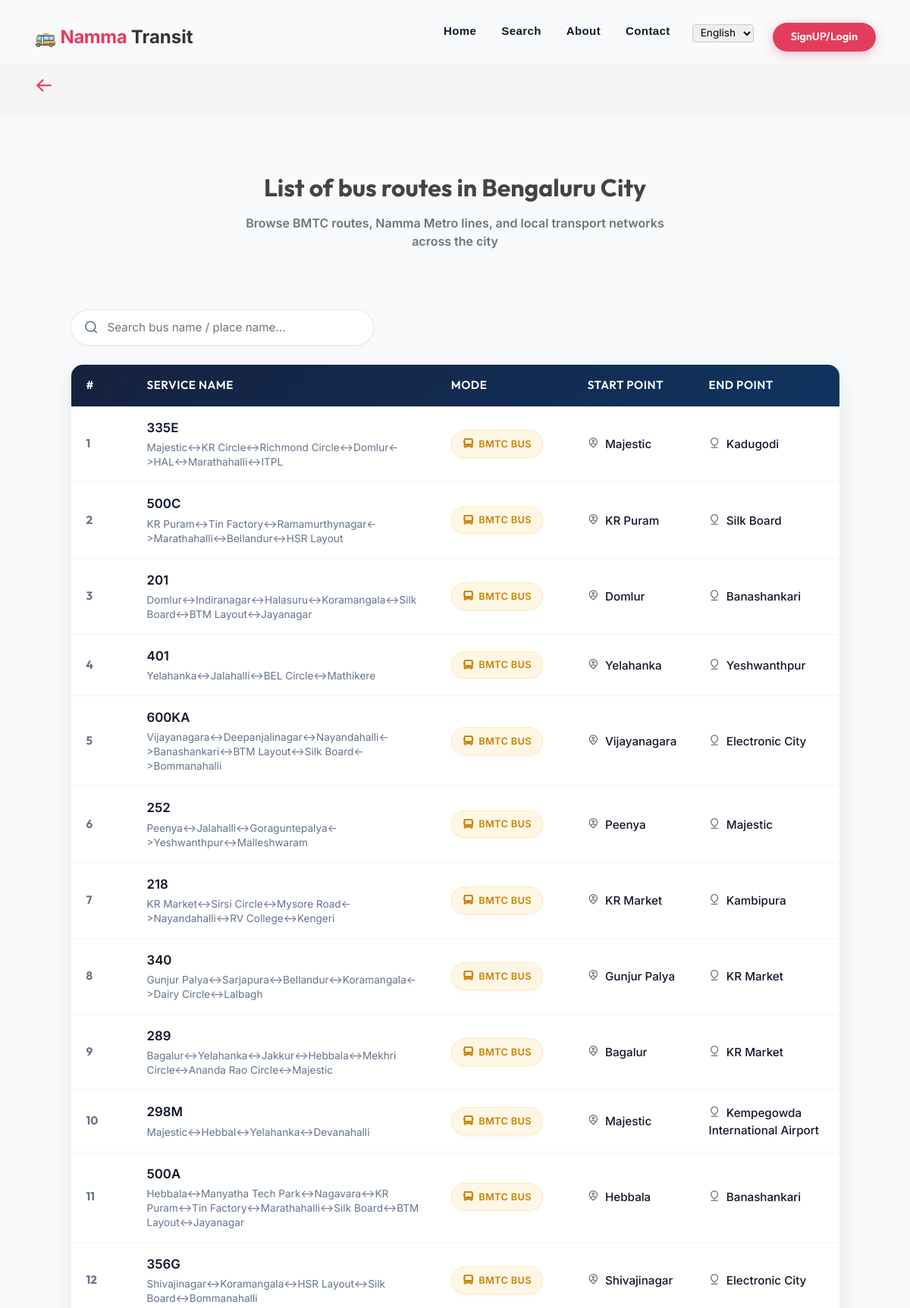
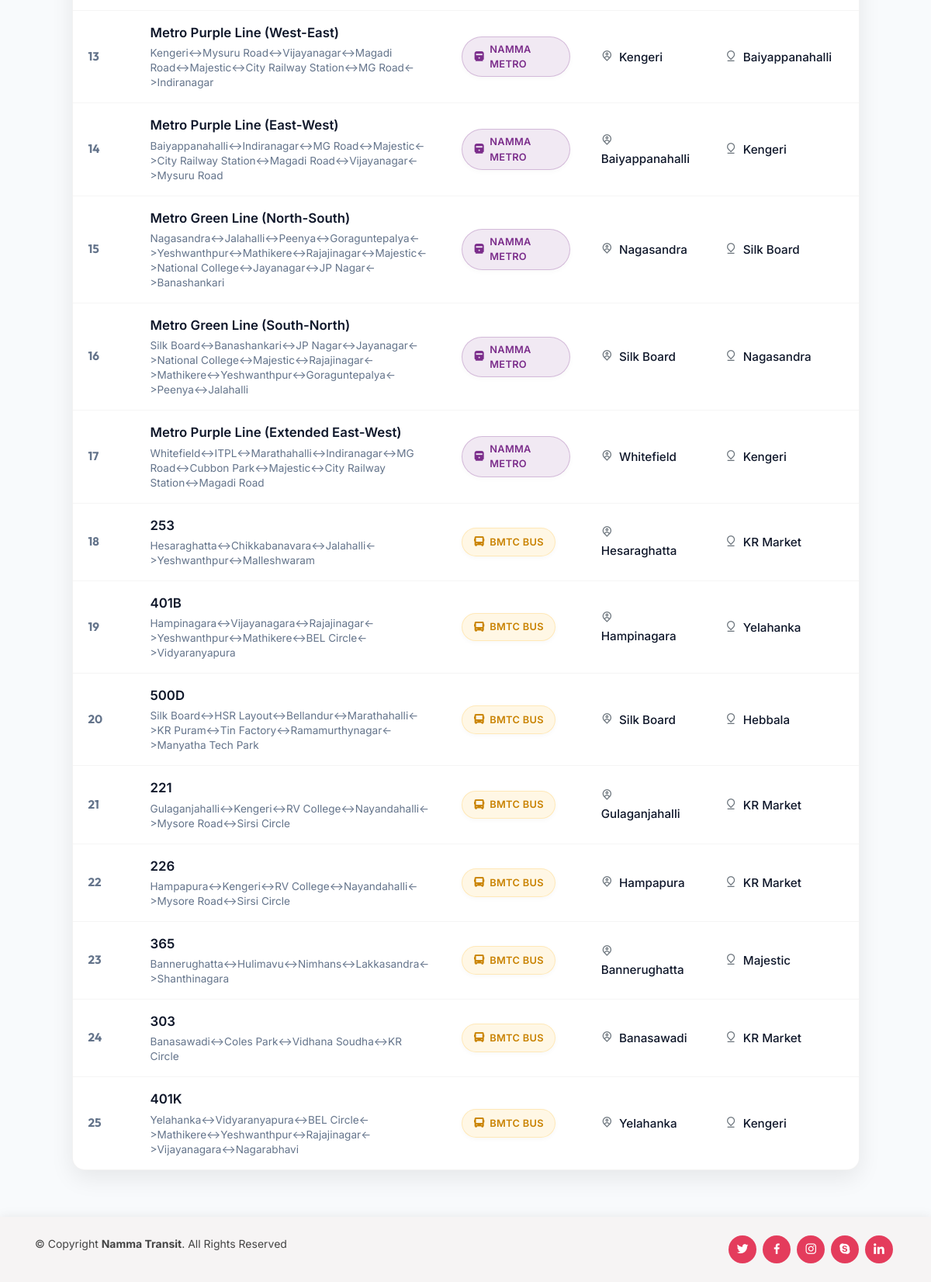
Page /smartTracking/allbuses/ on the committed database (2 pictures, top to bottom).
### home_page/models.py (models this page shows)
class BusInformation(models.Model):
    bus_id = models.AutoField(primary_key=True)
    bus_name = models.CharField(max_length=255)
    bus_sourcetodestination = models.CharField(max_length=80)
    bus_viaroad = models.TextField()
    bus_type = models.CharField(max_length=15)
    mode = models.CharField(max_length=10, choices=TransportMode.choices, default=TransportMode.BUS)
    route_id = models.ForeignKey('Route', on_delete=models.CASCADE)

### smartTracking/views.py (the view)
# urls.py: path('allbuses/', views.allbuses, name='allbuses'),
def allbuses(request):
    buses_list = []
    for bus in BusInformation.objects.all():
        ssource_destination = str(bus.bus_sourcetodestination)
        if '-' in ssource_destination:
            start, end = ssource_destination.split(sep='-', maxsplit=1)
        else:
            start, end = ssource_destination, ssource_destination
        routes = bus.route_id.routes.split(sep=',')
        design = routes[0]
        for r in range(1, len(routes) - 1):
            design = design + '<->' + routes[r]
        buses_list.append({
            'bus_id': bus.bus_id,
            'bus_name': bus.bus_name,
            'start': start,
            'end': end,
            'routes': design,
            'mode': bus.mode,
            'mode_display': bus.get_mode_display(),
        })
    return render(request, 'smartTracking/allbuses.html', {'contex': buses_list})

### templates/smartTracking/allbuses.html (shortened to what this page needs)
{% load static i18n %}
<!DOCTYPE html>
<html lang="en">
<head>
  <link rel="stylesheet" href="https://cdn.jsdelivr.net/npm/bootstrap@4.6.0/dist/css/bootstrap.min.css">
  <link href="{% static 'accounts/assets/vendor/icofont/icofont.min.css' %}" rel="stylesheet">
  <link href="{% static 'accounts/assets/vendor/boxicons/css/boxicons.min.css' %}" rel="stylesheet">
  <link href="{% static 'accounts/assets/vendor/remixicon/remixicon.css' %}" rel="stylesheet">
  <link href="{% static 'accounts/assets/vendor/venobox/venobox.css' %}" rel="stylesheet">
  <link href="{% static 'accounts/assets/vendor/owl.carousel/assets/owl.carousel.min.css' %}" rel="stylesheet">
  <link href="{% static 'accounts/assets/css/custom.css' %}" rel="stylesheet">
  <link href="{% static 'accounts/assets/css/style.css' %}" rel="stylesheet">
</head>
<body>
  <header id="header" class="fixed-top ">
    <div class="container d-flex align-items-center">
      <a href="{% url 'home' %}" class="mr-auto" style="text-decoration:none;"><span style="font-size:1.5rem;font-weight:700;color:#e43c5c;letter-spacing:-0.5px;">🚌 Namma</span><span style="font-size:1.5rem;font-weight:700;color:#333;"> Transit</span></a>
      <nav class="nav-menu d-none d-lg-block">
        <ul>
          <li><a id="force-black" href="{% url 'home' %}">{% trans "Home" %}</a></li>
          <li><a id="force-black" href="{% url 'home' %}#services">{% trans "Search" %}</a></li>
          <li><a id="force-black" href="{% url 'home' %}#contact">{% trans "About" %}</a></li>
          <li><a id="force-black" href="{% url 'home' %}#contact">{% trans "Contact" %}</a></li>
          <li>
            <form action="{% url 'set_language' %}" method="post" style="display:inline;">
              <select name="language" onchange="this.form.submit()" style="border:1px solid #ccc;border-radius:4px;padding:2px 6px;font-size:.85rem;">
                {% get_current_language as CURRENT_LANG %}
                {% get_available_languages as LANGUAGES %}
                {% for lang_code, lang_name in LANGUAGES %}
                  <option value="{{ lang_code }}" {% if lang_code == CURRENT_LANG %}selected{% endif %}>{{ lang_name }}</option>
                {% endfor %}
              </select>
            </form>
          </li>
          {% if user.is_authenticated %}
                    <li style="color: #e43c5c;">Hi</li>
                    <li>
                        <button id="myBtn" type="button" class="btn btn-red" onclick="document.location='{% url 'logout' %}'">
                            Logout
                        </button>
                    </li>
                {% else %}
                    <li>
                        <button id="myBtn" type="button" class="btn btn-red" onclick="document.location='{% url 'accounts' %}'">
                            SignUP/Login
                        </button>
                    </li>
                {% endif %}
        </ul>
      </nav>
    </div>
  </header>
  <main id="main">
   <section id="breadcrumbs" class="breadcrumbs">
          <div class="container">
            <h2><a href="{% url 'home' %}#services"><i class='bx bx-arrow-back'></i></a></h2>
          </div>
   </section>
<section id="about" class="about">
  <div class="container">
    <div class="section-title text-center mb-5" data-aos="fade-down">
      <h3>{% trans "List of bus routes in Bengaluru City" %}</h3>
      <p class="text-muted">Browse BMTC routes, Namma Metro lines, and local transport networks across the city</p>
    </div>
    <div class="row content justify-content-center">
      <div class="col-12 col-xl-11">
        <div class="w-100 mb-4 d-flex justify-content-between align-items-center flex-wrap" style="gap: 15px;" data-aos="fade-right">
          <div class="search-input-wrapper" style="max-width: 400px; width: 100%;">
            <input id="myInput" type="text" class="form-control search-input" placeholder="{% trans 'Search bus name / place name...' %}">
          </div>
        </div>
        <div class="table-responsive transit-table-wrapper" data-aos="fade-up" data-aos-duration="800">
          <table class="transit-table table-hover">
            <thead>
              <tr>
                <th scope="col" style="width: 80px;">#</th>
                <th scope="col">{% trans "Service Name" %}</th>
                <th scope="col" style="width: 180px;">{% trans "Mode" %}</th>
                <th scope="col">{% trans "Start Point" %}</th>
                <th scope="col">{% trans "End Point" %}</th>
              </tr>
            </thead>
            <tbody id="myTable">
            {% for data in contex %}
              <tr>
                <th scope="row">{{ data.bus_id }}</th>
                <td>
                  <span class="bus-name-title">{{ data.bus_name }}</span>
                  <span class="route-list">{{ data.routes }}</span>
                </td>
                <td>
                  <span class="badge-pill-transit badge-{{ data.mode|lower }}">
                    {% if data.mode == 'METRO' %}<i class="ri-train-fill"></i>
                    {% elif data.mode == 'RAIL' %}<i class="ri-train-line"></i>
                    {% elif data.mode == 'AUTO' %}<i class="ri-e-bike-2-fill"></i>
                    {% else %}<i class="ri-bus-fill"></i>{% endif %}
                    {{ data.mode_display }}
                  </span>
                </td>
                <td>
                  <span style="font-weight: 500;"><i class="ri-map-pin-user-line text-muted mr-1"></i> {{ data.start }}</span>
                </td>
                <td>
                  <span style="font-weight: 500;"><i class="ri-map-pin-5-line text-muted mr-1"></i> {{ data.end }}</span>
                </td>
              </tr>
            {% endfor %}
            </tbody>
          </table>
        </div>
      </div>
    </div>
  </div>
</section>
  </main>
  <footer id="footer">
    <div class="container d-md-flex py-4">
      <div class="mr-md-auto text-center text-md-left">
        <div class="copyright">
          &copy; Copyright <strong><span>Namma Transit</span></strong>. All Rights Reserved
        </div>
      </div>
      <div class="social-links text-center text-md-right pt-3 pt-md-0">
        <a href="#" class="twitter"><i class="bx bxl-twitter"></i></a>
        <a href="#" class="facebook"><i class="bx bxl-facebook"></i></a>
        <a href="#" class="instagram"><i class="bx bxl-instagram"></i></a>
        <a href="#" class="google-plus"><i class="bx bxl-skype"></i></a>
        <a href="#" class="linkedin"><i class="bx bxl-linkedin"></i></a>
      </div>
    </div>
  </footer>
</body>
</html>

### static/accounts/assets/css/custom.css (style rules this page uses)
:root { --primary-accent: #e43c5c; --primary-glow: rgba(228, 60, 92, 0.15); --primary-glow-thick: rgba(228, 60, 92, 0.25); --primary-hover: #ff4d72; --secondary-indigo: #7b2d8b; --dark-indigo: #16213e; --text-dark: #0f172a; --text-muted: #64748b; --radius-sm: 8px; --radius-md: 16px; --radius-lg: 24px; --glass-bg: rgba(255, 255, 255, 0.88); --glass-border: rgba(255, 255, 255, 0.5); --glass-shadow: 0 10px 30px rgba(0, 0, 0, 0.08); --transition: all 0.3s cubic-bezier(0.4, 0, 0.2, 1); --font-heading: 'Outfit', sans-serif; --font-body: 'Inter', sans-serif; }
body { font-family: var(--font-body) !important; background-color: #f8fafc; color: var(--text-dark); }
h1, h2, h3, h4, h5, h6, .brand-title { font-family: var(--font-heading) !important; font-weight: 700; }
#force-black { color: #0f172a !important; font-weight: 600; transition: var(--transition); }
.btn-red { color: white !important; background-color: var(--primary-accent) !important; border-radius: 30px !important; padding: 8px 24px !important; font-family: var(--font-heading); font-weight: 600 !important; font-size: 0.9rem !important; border: none !important; transition: var(--transition) !important; box-shadow: 0 4px 15px rgba(228, 60, 92, 0.3) !important; }
.form-control { border-radius: 30px !important; border: 1px solid rgba(0, 0, 0, 0.1) !important; padding: 12px 20px !important; height: auto !important; font-size: 0.95rem !important; transition: var(--transition) !important; background-color: rgba(255, 255, 255, 0.9) !important; }
.search-input-wrapper { position: relative; width: 100%; }
.search-input-wrapper .search-input { padding-left: 48px !important; border-radius: 30px !important; background-color: white !important; border: 1px solid rgba(0, 0, 0, 0.08) !important; box-shadow: 0 4px 12px rgba(0, 0, 0, 0.02) !important; }
.transit-table-wrapper { background: white; border-radius: var(--radius-md); overflow: hidden; box-shadow: var(--glass-shadow); border: 1px solid rgba(0, 0, 0, 0.05); margin-top: 10px; }
.transit-table { width: 100%; margin-bottom: 0 !important; border-collapse: separate; border-spacing: 0; }
.transit-table thead { background: linear-gradient(135deg, var(--dark-indigo) 0%, #0f3460 100%) !important; }
.transit-table thead th { color: white !important; font-family: var(--font-heading); font-weight: 600; font-size: 0.95rem; letter-spacing: 0.5px; padding: 16px 20px !important; border: none !important; text-transform: uppercase; }
.transit-table tbody tr { transition: var(--transition); }
.transit-table tbody td, .transit-table tbody th { padding: 16px 20px !important; vertical-align: middle !important; border-top: none !important; border-bottom: 1px solid rgba(0, 0, 0, 0.04) !important; font-size: 0.95rem; color: var(--text-dark); }
.transit-table tbody tr:last-child td, .transit-table tbody tr:last-child th { border-bottom: none !important; }
.transit-table tbody th { font-family: var(--font-heading); font-weight: 700; color: var(--text-muted); }
.transit-table td .route-list { font-size: 0.85rem; color: var(--text-muted); display: block; margin-top: 4px; line-height: 1.4; }
.transit-table td .bus-name-title { font-weight: 600; color: var(--text-dark); font-size: 1.05rem; }
.badge-pill-transit { display: inline-flex; align-items: center; gap: 6px; padding: 6px 14px !important; font-size: 0.8rem !important; font-weight: 600 !important; letter-spacing: 0.3px; text-transform: uppercase; border-radius: 30px !important; border: 1px solid transparent; box-shadow: 0 2px 6px rgba(0, 0, 0, 0.03); transition: var(--transition); }
.badge-pill-transit i { font-size: 0.95rem; }
.badge-pill-transit.badge-bus { background: rgba(255, 187, 44, 0.12) !important; color: #c98200 !important; border-color: rgba(255, 187, 44, 0.25) !important; }
.badge-pill-transit.badge-metro { background: rgba(123, 45, 139, 0.1) !important; color: #7b2d8b !important; border-color: rgba(123, 45, 139, 0.25) !important; }

### rows in the picture
BusInformation: bus_name "335E", mode "BUS" (drawn)
BusInformation: bus_name "500C", mode "BUS" (drawn)
BusInformation: bus_name "201", mode "BUS" (drawn)
BusInformation: bus_name "401", mode "BUS" (drawn)
BusInformation: bus_name "600KA", mode "BUS" (drawn)
BusInformation: bus_name "252", mode "BUS" (drawn)
BusInformation: bus_name "218", mode "BUS" (drawn)
BusInformation: bus_name "340", mode "BUS" (drawn)
BusInformation: bus_name "289", mode "BUS" (drawn)
BusInformation: bus_name "298M", mode "BUS" (drawn)
BusInformation: bus_name "500A", mode "BUS" (drawn)
BusInformation: bus_name "356G", mode "BUS" (drawn)
BusInformation: bus_name "Metro Purple Line (West-East)", mode "METRO" (drawn)
BusInformation: bus_name "Metro Purple Line (East-West)", mode "METRO" (drawn)
BusInformation: bus_name "Metro Green Line (North-South)", mode "METRO" (drawn)
BusInformation: bus_name "Metro Green Line (South-North)", mode "METRO" (drawn)
BusInformation: bus_name "Metro Purple Line (Extended East-West)", mode "METRO" (drawn)
BusInformation: bus_name "253", mode "BUS" (drawn)
BusInformation: bus_name "401B", mode "BUS" (drawn)
BusInformation: bus_name "500D", mode "BUS" (drawn)
BusInformation: bus_name "221", mode "BUS" (drawn)
BusInformation: bus_name "226", mode "BUS" (drawn)
BusInformation: bus_name "365", mode "BUS" (drawn)
BusInformation: bus_name "303", mode "BUS" (drawn)
BusInformation: bus_name "401K", mode "BUS" (drawn)

### other values in the picture
{{ data.bus_id }} "1" "2" "3" "4" "5" "6" "7" "8" "9" "10" "11" "12" "13" "14" "15" "16" "17" "18" "19" "20" "21" "22" "23" "24" "25"
{{ data.routes }} "Majestic<->KR Circle<->Richmond Circle<->Domlur<->HAL<->Marathahalli<->ITPL" "KR Puram<->Tin Factory<->Ramamurthynagar<->Marathahalli<->Bellandur<->HSR Layout" "Domlur<->Indiranagar<->Halasuru<->Koramangala<->Silk Board<->BTM Layout<->Jayanagar" "Yelahanka<->Jalahalli<->BEL Circle<->Mathikere" "Vijayanagara<->Deepanjalinagar<->Nayandahalli<->Banashankari<->BTM Layout<->Silk Board<->Bommanahalli" "Peenya<->Jalahalli<->Goraguntepalya<->Yeshwanthpur<->Malleshwaram" "KR Market<->Sirsi Circle<->Mysore Road<->Nayandahalli<->RV College<->Kengeri" "Gunjur Palya<->Sarjapura<->Bellandur<->Koramangala<->Dairy Circle<->Lalbagh" "Bagalur<->Yelahanka<->Jakkur<->Hebbala<->Mekhri Circle<->Ananda Rao Circle<->Majestic" "Majestic<->Hebbal<->Yelahanka<->Devanahalli" "Hebbala<->Manyatha Tech Park<->Nagavara<->KR Puram<->Tin Factory<->Marathahalli<->Silk Board<->BTM Layout<->Jayanagar" "Shivajinagar<->Koramangala<->HSR Layout<->Silk Board<->Bommanahalli" "Kengeri<->Mysuru Road<->Vijayanagar<->Magadi Road<->Majestic<->City Railway Station<->MG Road<->Indiranagar" "Baiyappanahalli<->Indiranagar<->MG Road<->Majestic<->City Railway Station<->Magadi Road<->Vijayanagar<->Mysuru Road" "Nagasandra<->Jalahalli<->Peenya<->Goraguntepalya<->Yeshwanthpur<->Mathikere<->Rajajinagar<->Majestic<->National College<->Jayanagar<->JP Nagar<->Banashankari" "Silk Board<->Banashankari<->JP Nagar<->Jayanagar<->National College<->Majestic<->Rajajinagar<->Mathikere<->Yeshwanthpur<->Goraguntepalya<->Peenya<->Jalahalli" "Whitefield<->ITPL<->Marathahalli<->Indiranagar<->MG Road<->Cubbon Park<->Majestic<->City Railway Station<->Magadi Road" "Hesaraghatta<->Chikkabanavara<->Jalahalli<->Yeshwanthpur<->Malleshwaram" "Hampinagara<->Vijayanagara<->Rajajinagar<->Yeshwanthpur<->Mathikere<->BEL Circle<->Vidyaranyapura" "Silk Board<->HSR Layout<->Bellandur<->Marathahalli<->KR Puram<->Tin Factory<->Ramamurthynagar<->Manyatha Tech Park" "Gulaganjahalli<->Kengeri<->RV College<->Nayandahalli<->Mysore Road<->Sirsi Circle" "Hampapura<->Kengeri<->RV College<->Nayandahalli<->Mysore Road<->Sirsi Circle" "Bannerughatta<->Hulimavu<->Nimhans<->Lakkasandra<->Shanthinagara" "Banasawadi<->Coles Park<->Vidhana Soudha<->KR Circle" "Yelahanka<->Vidyaranyapura<->BEL Circle<->Mathikere<->Yeshwanthpur<->Rajajinagar<->Vijayanagara<->Nagarabhavi"
{{ data.mode_display }} "BMTC BUS" "BMTC BUS" "BMTC BUS" "BMTC BUS" "BMTC BUS" "BMTC BUS" "BMTC BUS" "BMTC BUS" "BMTC BUS" "BMTC BUS" "BMTC BUS" "BMTC BUS" "NAMMA METRO" "NAMMA METRO" "NAMMA METRO" "NAMMA METRO" "NAMMA METRO" "BMTC BUS" "BMTC BUS" "BMTC BUS" "BMTC BUS" "BMTC BUS" "BMTC BUS" "BMTC BUS" "BMTC BUS"
{{ data.start }} "Majestic" "KR Puram" "Domlur" "Yelahanka" "Vijayanagara" "Peenya" "KR Market" "Gunjur Palya" "Bagalur" "Majestic" "Hebbala" "Shivajinagar" "Kengeri" "Baiyappanahalli" "Nagasandra" "Silk Board" "Whitefield" "Hesaraghatta" "Hampinagara" "Silk Board" "Gulaganjahalli" "Hampapura" "Bannerughatta" "Banasawadi" "Yelahanka"
{{ data.end }} "Kadugodi" "Silk Board" "Banashankari" "Yeshwanthpur" "Electronic City" "Majestic" "Kambipura" "KR Market" "KR Market" "Kempegowda International Airport" "Banashankari" "Electronic City" "Baiyappanahalli" "Kengeri" "Silk Board" "Nagasandra" "Kengeri" "KR Market" "Yelahanka" "Hebbala" "KR Market" "KR Market" "Majestic" "KR Market" "Kengeri"
form field language "English"
